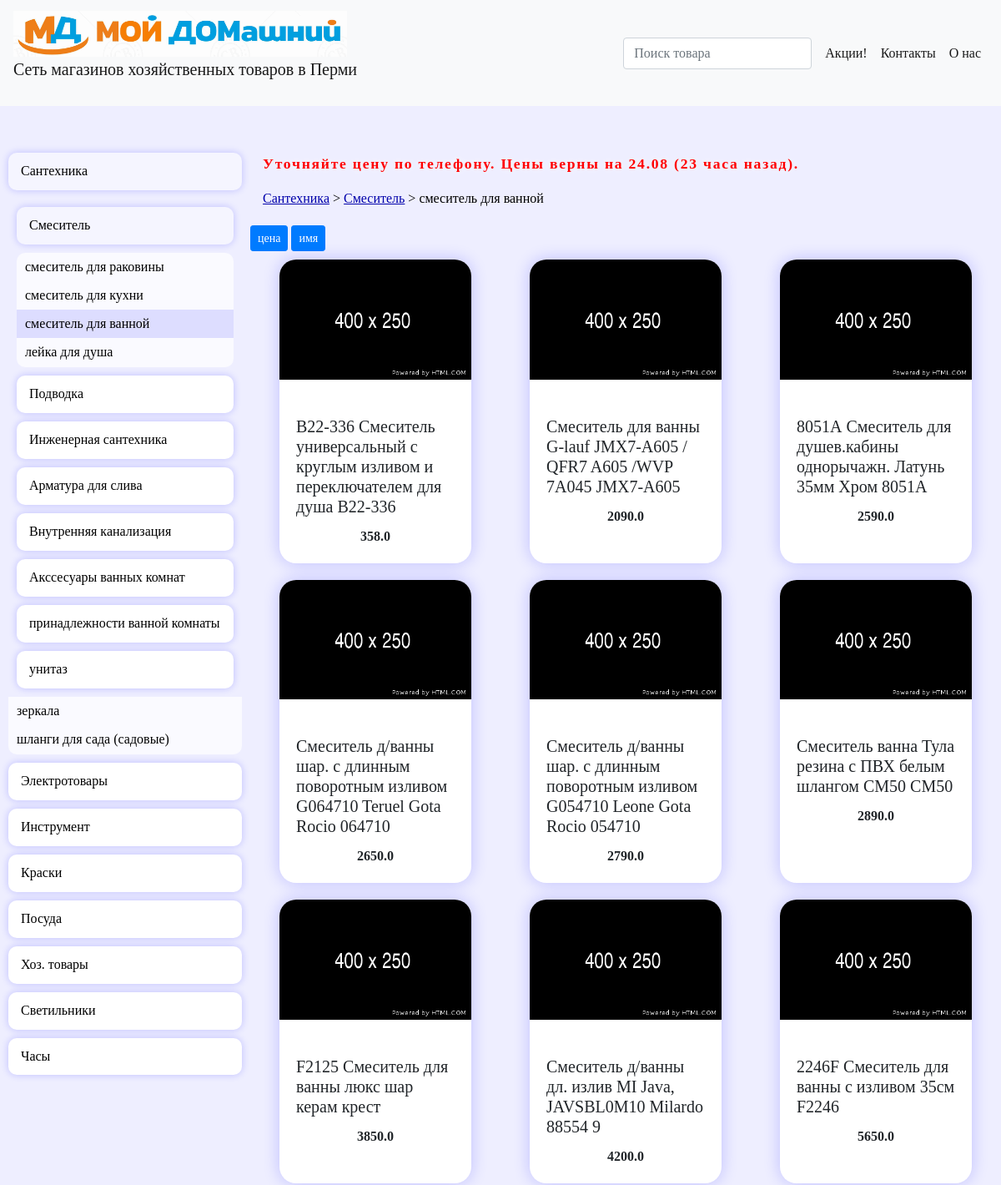
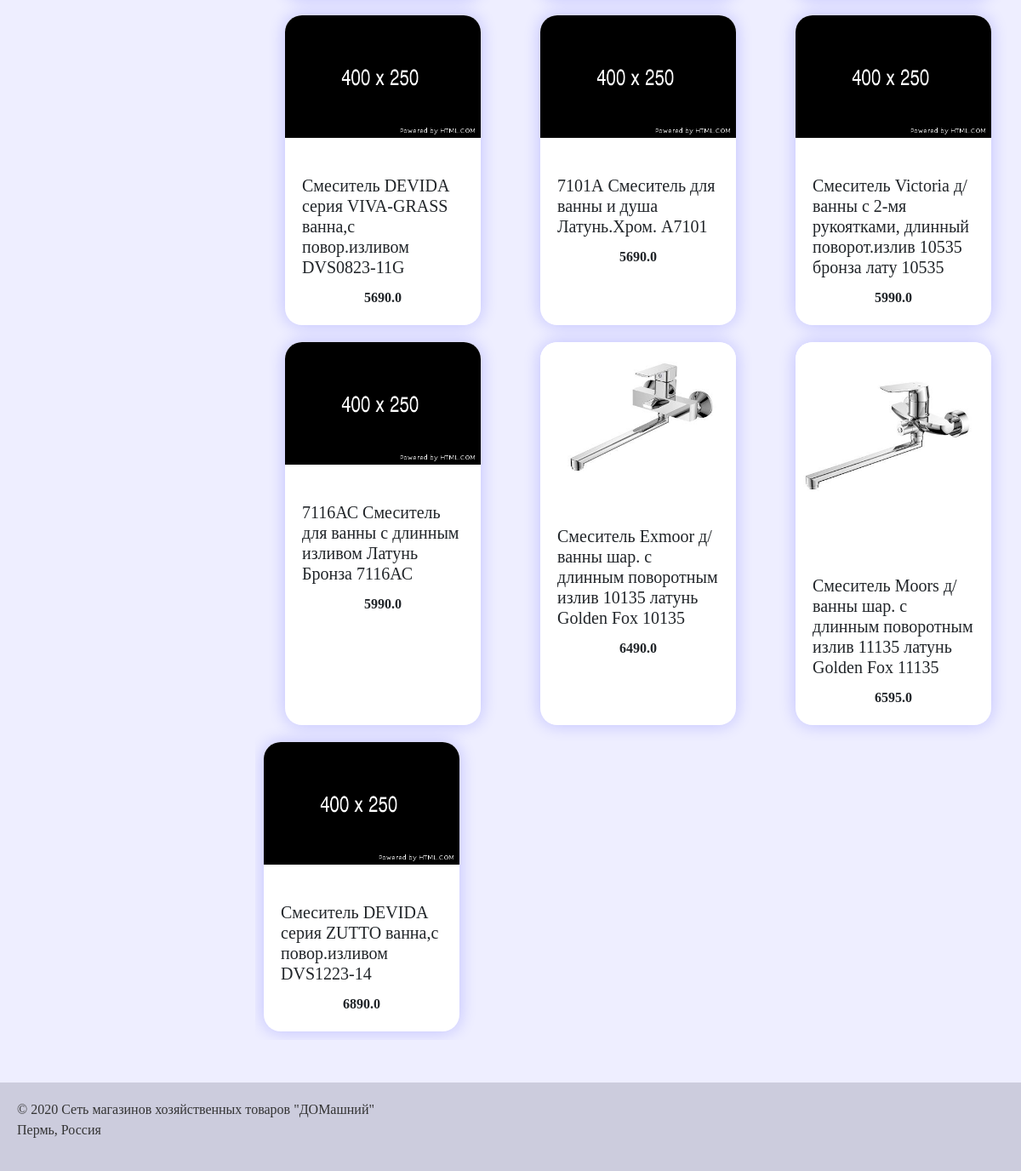
The page /items/1.1.3 on the database its author committed (2 pictures, top to bottom).
### shop/database.py (models this page shows)
class BaseModel(Model):
    class Meta:
        database = db

class Image(BaseModel):
    name = TextField()
    path = TextField(default="not.png")

### shop/main.py (the view, shortened to what this page needs)
@app.route("/items/<string:path>", methods=["GET", "POST"])
def item(path):
    if not validate_path(path):
        return not_found(404)
    items = sorted(extract_items(path), key=lambda x: float(x["cost"]))
    return render_template(
        "item.html", items=items, path=items_path(path), date=get_date()
    )

### shop/main.py
class SearchForm(FlaskForm):
    q = StringField("поиск товара", validators=[DataRequired()])
    def __init__(self, *args, **kwargs):
        if "formdata" not in kwargs:
            kwargs["formdata"] = request.args
        if "csrf_enabled" not in kwargs:
            kwargs["csrf_enabled"] = False
        super(SearchForm, self).__init__(*args, **kwargs)

### shop/ext.py (called while the page is built)
def cfg2json():
    base = Config.select().where(Config.id == 1).get()
    config = configparser.ConfigParser()
    config.read_string(base.config)
    items = {}
    for section in config:
        if section == "DEFAULT":
            continue
        items[section] = {}
        for key in config[section]:
            if key != "regex":
                items[section][key] = config[section][key]
    return items

def items_path(path):
    path_list = []
    prev = ""
    try:
        for i in enumerate(path.split(".")):
            if i[0] != 0:
                prev += "."
            prev += str(i[1])
            path_list.append(menu_map[prev])
    except:
        path_list = []
    return path_list

def validate_path(path: str):
    for char in path:
        if not (char.isdigit() or char == "."):
            return False
    return True

def items2json(items):
    m = {item.name: item for item in items}
    imgs = Image.select().where(Image.name.in_([item.name for item in items]))
    for i in imgs:
        m[i.name].img = i.path
    l = []
    for key in m:
        item = m[key]
        l.append(
            {
                "name": item.name,
                "count": item.count,
                "cost": item.cost,
                "img": item.img,
                "id": item.id,
            }
        )
    l.sort(key=lambda x: x["cost"])
    return l

def extract_items(path: str):
    items = Item.select().where(Item.group == path)
    if items:
        return items2json([i for i in items])
    return []

    def routing(self, key):
        if key in self.items:
            return self.items[key]
        return None

### shop/main.py (called while the page is built)
def get_date():
    return f"Цены верны на {DATE_DB_UPDATE.format('DD.MM')} ({DATE_DB_UPDATE.humanize(locale='ru')})."

@app.before_request
def before_request():
    g.search_form = SearchForm()

### templates/item.html (shortened to what this page needs)
{% extends "base.html" %}
{% block content %}
<main>
{% import "message.html" as message %}{{ message.main(date) }}
    <link rel="stylesheet" href="{{ url_for('static', filename='styles/item.css') }}">
    {% import "item_top_panel.html" as  item_top_panel %}{{ item_top_panel.main(path) }}
<div id="users">
    <button class="sort btn btn-primary btn-sm" data-sort="cost">цена</button>
    <button class="sort btn btn-primary btn-sm" data-sort="name">имя</button>
    <div class="list contain">
        {% for line in range(items|length) %}
            <div class="card">
                <img class="card-img-top" src="{{ url_for('static',  filename= 'img/' + items[line]['img']) }}" alt="Card image cap">
                <div class="card-body">
                    <i class="fas fa-faucet"></i>
                    <h5 class="name card-title">{{ items[line]["name"] }}</h5>
                    <p class="cost card-text text-center"><b>{{ items[line]['cost'] }}</b></p>
                </div>
            </div>
        {% endfor %}
    </div>
</div>
</main>
{% endblock %}

### templates/base.html (shortened to what this page needs)
<!DOCTYPE html>
<html lang="en">
<head>
    <link rel="stylesheet" href="https://stackpath.bootstrapcdn.com/bootstrap/4.4.1/css/bootstrap.min.css">
    <link rel="stylesheet" href="https://maxcdn.bootstrapcdn.com/bootstrap/4.4.1/css/bootstrap.min.css">
    <link rel="stylesheet" href="https://pro.fontawesome.com/releases/v5.13.0/css/all.css">
    <link rel="stylesheet" href="{{ url_for('static', filename='styles/colors.css') }}">
</head>
<body>
{% include "header.html" %}
{% include "menu.html" %}
{% block content %}{% endblock %}
{% include "footer.html" %}
</body>
</html>

### templates/header.html (shortened to what this page needs)
<link rel="stylesheet" href="{{ url_for('static', filename='styles/header.css') }}">
<header>
    <nav class="navbar navbar-expand-lg navbar-light bg-light">
        <a class="navbar-brand" href="/">
                <img src="{{ url_for('static', filename='img/logo.png') }}">
                <p>Сеть магазинов хозяйственных товаров в Перми</p>
        </a>
        <div class="collapse navbar-collapse" id="navbarSupportedContent">
            <form class="form-inline my-2 my-lg-0" method="get" action="{{ url_for('search_route') }}">
                <input id="q" name="q" class="form-control mr-sm-2" type="search" placeholder="Поиск товара" aria-label="Search">
            </form>
            <ul class="navbar-nav">
                <li class="nav-item active">
                    <a class="nav-link" href="/stock">Акции!</a>
                </li>
                <li class="nav-item active">
                    <a class="nav-link" href="/contacts">Контакты</a>
                </li>
                <li class="nav-item active">
                    <a class="nav-link" href="/about">О нас</a>
                </li>
            </ul>
        </div>
    </nav>
</header>

### templates/menu.html (shortened to what this page needs)
<link rel="stylesheet" href="{{ url_for('static', filename='styles/menu.css') }}">
    <nav class="main-menu">
        <ul>
            <li id='parse'>
                <label>
                    <div>Сантехника</div>
                    <ul>
                        <li>
                            <label>
                                <div>Смеситель</div>
                                <ul>
                                    <li class="drop-end">
                                        <a href="/items/1.1.1">смеситель для раковины</a>
                                    </li>
                                    <li class="drop-end">
                                        <a href="/items/1.1.2">смеситель для кухни</a>
                                    </li>
                                    <li class="drop-end">
                                        <a href="/items/1.1.3">смеситель для ванной</a>
                                    </li>
                                    <li class="drop-end">
                                        <a href="/items/1.1.4">лейка для душа</a>
                                    </li>
                                </ul>
                            </label>
                        </li>
                        <li>
                            <label>
                                <div>Подводка</div>
                            </label>
                        </li>
                        <li>
                            <label>
                                <div>Инженерная сантехника</div>
                            </label>
                        </li>
                        <li>
                            <label>
                                <div>Арматура для слива</div>
                            </label>
                        </li>
                        <li>
                            <label>
                                <div>Внутренняя канализация</div>
                            </label>
                        </li>
                        <li>
                            <label>
                                <div>Акссесуары ванных комнат</div>
                            </label>
                        </li>
                        <li>
                            <label>
                                <div>принадлежности ванной комнаты</div>
                            </label>
                        </li>
                        <li>
                            <label>
                                <div>унитаз</div>
                            </label>
                        </li>
                        <li class="drop-end">
                            <a href="/items/1.9">зеркала</a>
                        </li>
                        <li class="drop-end">
                            <a href="/items/1.10">шланги для сада (садовые)</a>
                        </li>
                    </ul>
                </label>
            </li>
            <li id='parse'>
                <label>
                    <div>Электротовары</div>
                </label>
            </li>
            <li id='parse'>
                <label>
                    <div>Инструмент</div>
                </label>
            </li>
            <li id='parse'>
                <label>
                    <div>Краски</div>
                </label>
            </li>
            <li id='parse'>
                <label>
                    <div>Посуда</div>
                </label>
            </li>
            <li id='parse'>
                <label>
                    <div>Хоз. товары</div>
                </label>
            </li>
            <li id='parse'>
                <label>
                    <div>Светильники</div>
                </label>
            </li>
            <li id='parse'>
                <label>
                    <div>Часы</div>
                </label>
            </li>
        </ul>
    </nav>

### templates/message.html (shortened to what this page needs)
{% macro main(date) %}
<section>
	<p>Уточняйте цену по телефону. {{ date }}</p>
</section>
{% endmacro %}

### templates/item_top_panel.html (shortened to what this page needs)
{% macro main(path) %}
<link rel="stylesheet" href="{{ url_for('static', filename='styles/item_top_panel.css') }}">
<div class="path">
{% for item in path %}
    {% if loop.first %}
    {% else %}
        <span>></span>
    {% endif %}
    {% if loop.last %}
        <span>{{ item }}</span>
    {% else %}
        <a href="#">{{ item }}</a>
    {% endif %}
{% endfor %}
</div>
{% endmacro %}

### templates/footer.html
<footer>
	<link rel="stylesheet" href="{{ url_for('static', filename='styles/footer.css') }}">
    <p>
        &copy; 2020 Сеть магазинов хозяйственных товаров "ДОМашний"<br>Пермь, Россия
    </p>
</footer>

### static/styles/colors.css (style rules this page uses)
:root { --first-bg-color: #fff; --second-bg-color: #eef; --first-text-color: #000; --shadow-color-3: #00f3; --shadow-color-5: #00f5; --shadow-color-7: #00f7; --h-text-color: #000; --a-text-color: #00a; --a-hover-color: #00f; --scrollbar-thumb-bg: #ccf; --scrollbar-bg: #fff0; --body-bg: var(--second-bg-color); }
header { --logo-text-color: var(--first-text-color); --header-bg: var(--first-bg-color); --box-shadow: 0 0 30px var(--shadow-color-5); --search-label-bg: var(--first-bg-color); --search-label-shadow: 0 0 10px var(--shadow-color-3); --search-text-color: var(--first-text-color); --menu-text-color: var(--a-text-color); --menu-hover-text-color: var(--a-hover-color); }
nav.main-menu { --div-shadow: 0 0 10px var(--shadow-color-3); --div-shadow-hover: 0 0 10px var(--shadow-color-7); --div-bg: var(--first-bg-color); --div-bg-hover: var(--first-bg-color); --div-text-color: var(--first-text-color); --drop-end-bg: #fafaff; --drop-end-bg-hover: #eef; --drop-end-text-color: var(--first-text-color); --div-here-bg: #f5f5ff; --drop-end-here-bg: #ddf; }
main { --index-label-bg: var(--first-bg-color); --index-label-shadow: 0 0 20px var(--shadow-color-3); --index-label-bg-hover: var(--first-bg-color); --index-label-shadow-hover: 0 0 20px var(--shadow-color-7); --index-h1-color: var(--first-text-color); --index-a-color: var(--a-hover-color); --index-a-color-hover: var(--a-text-color); --index-a-bg-hover: var(--second-bg-color); --item-path-a-color: var(--a-text-color); --item-path-a-color-hover: var(--a-hover-color); --item-path-span-color: var(--first-text-color); --item-card-bg: var(--first-bg-color); --item-card-shadow: 0 0 20px var(--shadow-color-3); --item-table-bg: var(--first-bg-color); --item-table-shadow: 0 0 20px var(--shadow-color-3); --item-table-img-shadow: 0 0 20px var(--shadow-color-5); --contacts-map-shadow: 0 0 20px var(--shadow-color-3); --contacts-table-bg: var(--first-bg-color); --contacts-table-shadow: 0 0 20px var(--shadow-color-3); }

### static/styles/header.css (style rules this page uses)
* { font-family: Verdana; }
i { font-family: "Font Awesome 5 Pro" !important; }
html { height: 100vh; }
body { padding: 0; margin: 0; display: grid; grid-template-columns: 300px auto; grid-template-rows: repeate(4, auto); background-color: var(--body-bg); min-height: 100%; }
header { grid-column-end: span 2; margin-bottom: 3%; }
header img { max-width: 400px; }
header > nav { display: flex !important; justify-content: space-between !important; }
header div.collapse { flex-shrink: 0 !important; flex-grow: 0 !important; }
header a.navbar-brand { flex-shrink: 1 !important; }

### static/styles/menu.css (style rules this page uses)
:root { --border-color: #55f0; }
nav.main-menu { grid-row-start: 2; grid-row-end: span 2; }
nav.main-menu > ul { border-radius: 10px; overflow: hidden; }
nav.main-menu input[type="checkbox"] ~ ul { display: none; border-bottom: 1px solid var(--border-color); }
nav.main-menu input[type="checkbox"] ~ ul:last-of-type { border-bottom: 0; }
nav.main-menu input[type="checkbox"]:checked ~ ul { display: block; }
nav.main-menu input[type="checkbox"]:checked ~ div { border-bottom: 1px solid var(--border-color); }
nav.main-menu ul { display: block; list-style-type: none; padding: 0; border-radius: 10px; overflow: hidden; margin-top: 10px; }
nav.main-menu ul div { cursor: pointer; padding: 10px 15px; }
nav.main-menu li { padding: 0; margin: 10px; }
nav.main-menu li > label { display: block !important; margin: 0; padding: 0; }
nav.main-menu li div { border-bottom: 1px solid var(--border-color); background-color: var(--div-bg); color: #000; box-shadow: var(--div-shadow); border-radius: 10px; }
nav.main-menu li:last-of-type div { border-bottom: 0px; }
nav.main-menu li.drop-end { background-color: var(--drop-end-bg); margin: 0; padding: 0; border: 0; }
nav.main-menu li.drop-end:last-of-type { border-bottom: 1px solid var(--border-color); }
nav.main-menu ul a { display: block; padding: 5px 10px; color: var(--drop-end-text-color); text-decoration: none; text-overflow: ellipsis; }
nav.main-menu input.here ~ div { background-color: var(--div-here-bg) !important; }
nav.main-menu li.here { background-color: var(--drop-end-here-bg) !important; }

### static/styles/item_top_panel.css (style rules this page uses)
div.path { margin-bottom: 20px; margin-left: 15px; }
div.path > a { text-decoration: underline; color: var(--item-path-a-color); }
div.path > span { color: var(--item-path-span-color); }

### static/styles/footer.css (style rules this page uses)
footer { margin-top: 50px; padding: 20px; background-color: #ccd; color: #333; grid-column-start: 1; grid-column-end: span 2; grid-row-start: 999; align-self: end; }

### rows shown on the page
Image: path (picture), name "Смеситель Exmoor д/ванны шар. с длинным поворотным излив 10135 латунь Golden Fox 10135"
Image: path (picture), name "Смеситель Moors д/ванны шар. с длинным поворотным излив 11135 латунь Golden Fox 11135"

### other values the page prints
{{ date }} "Цены верны на 24.08 (23 часа назад)."
{{ item }} "Сантехника" "Смеситель"
{{ item }} "смеситель для ванной"
{{ items[line]["name"] }} "В22-336 Смеситель универсальный с круглым изливом и переключателем для душа В22-336" "Смеситель для ванны G-lauf JMX7-A605 / QFR7 A605 /WVP 7A045 JMX7-A605" "8051А Смеситель для душев.кабины однорычажн. Латунь 35мм Хром 8051А" "Смеситель д/ванны шар. с длинным поворотным изливом G064710 Teruel Gota Rocio 064710" "Смеситель д/ванны шар. с длинным поворотным изливом G054710 Leone Gota Rocio 054710" "Смеситель ванна Тула резина с ПВХ белым шлангом СМ50 СМ50" "F2125 Смеситель для ванны люкс шар керам крест" "Смеситель д/ванны дл. излив MI Java, JAVSBL0M10 Milardo 88554 9" "2246F Смеситель для ванны с изливом 35см F2246" "Смеситель DEVIDA серия VIVA-GRASS ванна,с повор.изливом DVS0823-11G" "7101А Смеситель для ванны и душа Латунь.Хром. А7101" "Смеситель Victoria д/ванны с 2-мя рукоятками, длинный поворот.излив 10535 бронза лату 10535" "7116АС Смеситель для ванны с длинным изливом Латунь Бронза 7116АС" "Смеситель DEVIDA серия ZUTTO ванна,с повор.изливом DVS1223-14"
{{ items[line]['cost'] }} "358.0" "2090.0" "2590.0" "2650.0" "2790.0" "2890.0" "3850.0" "4200.0" "5650.0" "5690.0" "5690.0" "5990.0" "5990.0" "6490.0" "6595.0" "6890.0"
